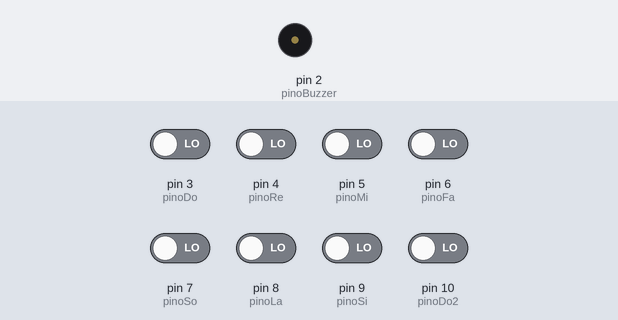
Simulated run of this sketch. Board: Arduino Uno, built with avr-gcc and run on an emulated ATmega328P. Parts: buzzer (waves = sounding). Inputs (shaded band) come from the test bench; at power-on: pin 3 (pinoDo), pin 4 (pinoRe), pin 5 (pinoMi), pin 6 (pinoFa), pin 7 (pinoSo), pin 8 (pinoLa), pin 9 (pinoSi), pin 10 (pinoDo2) LOW.

Above: at 2.2 s.
2.3 s: pin 3 (pinoDo) driven HIGH
At 3.5 s:
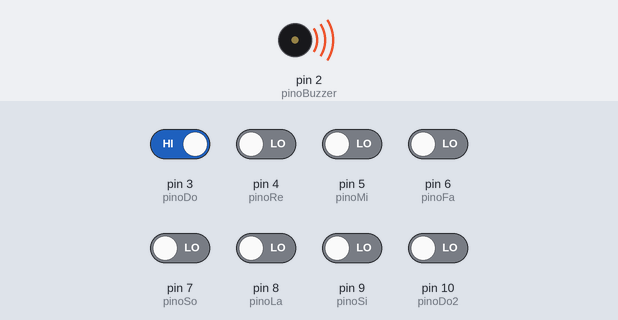
3.8 s: pin 3 (pinoDo) driven LOW
At 4.9 s:
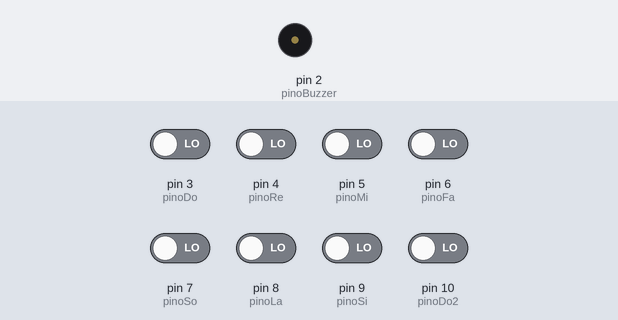
5.3 s: pin 4 (pinoRe) driven HIGH
At 6.0 s:
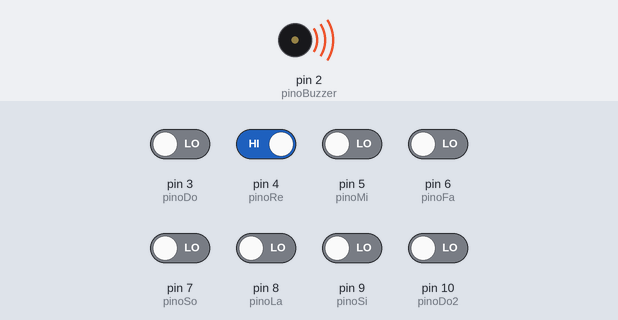
Timing chart, 0 to 8.3 s (numbered marks = the images above; inputs shaded):
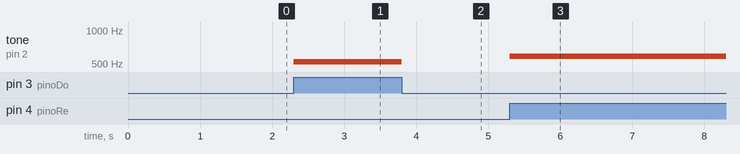

The sketch:

Piano.ino
```cpp
//Definição das constantes: pinos de entrada
#define pinoBuzzer 2

//leds
#define pinoDo 3
#define pinoRe 4
#define pinoMi 5
#define pinoFa 6
#define pinoSo 7
#define pinoLa 8
#define pinoSi 9
#define pinoDo2 10

//leds / botões
#define pinoDo 3
#define pinoRe 4
#define pinoMi 5
#define pinoFa 6
#define pinoSo 7
#define pinoLa 8
#define pinoSi 9
#define pinoDo2 10

byte doh, re, mi, fa, so, la, si, doh2 = 0;

void setup() {
  pinMode(pinoBuzzer, OUTPUT);

  pinMode(pinoDo, INPUT);
  pinMode(pinoRe, INPUT);
  pinMode(pinoMi, INPUT);
  pinMode(pinoFa, INPUT);
  pinMode(pinoSo, INPUT);
  pinMode(pinoLa, INPUT);
  pinMode(pinoSi, INPUT);
  pinMode(pinoDo2, INPUT);

  Serial.begin(9600);
  delay(1000);
}

void loop() {
  /*Leitura dos botões armazenada
   nas variáveis de controle*/
  doh = digitalRead(pinoDo);
  re = digitalRead(pinoRe);
  mi = digitalRead(pinoMi);
  fa = digitalRead(pinoFa);
  so = digitalRead(pinoSo);
  la = digitalRead(pinoLa);
  si = digitalRead(pinoSi);
  doh2 = digitalRead(pinoDo2);

  //Verificando qual nota foi acionada
  if (doh == 1) {
    //Ativa a nota dó
    tone(pinoBuzzer, 523);
  } else if (re == 1) {
    //Ativa a nota ré
    tone(pinoBuzzer, 587);
  }

  else if (mi == 1) {
    //Ativa a nota mi
    tone(pinoBuzzer, 659);
  } else if (fa == 1) {
    //Ativa a nota fa
    tone(pinoBuzzer, 698);
  }

else if(so == 1) {
  //Ativa a nota só
  tone(pinoBuzzer, 784);
}
else if (la == 1) {
  //Ativa a nota lá
  tone(pinoBuzzer, 880);
}
else if (si == 1) {
  //Ativa a nota si
  tone(pinoBuzzer, 988);
}
else if (doh2 == 1) {
  //Ativa a nota doh2
  tone(pinoBuzzer, 1109);
}
else {
  //Desliga a buzzer
  noTone(pinoBuzzer);
}

}
```

Measured:
- after the input at 2.3 s, tone on pin 2 (pinoBuzzer): silent → 523 Hz at once
- after the input at 3.8 s, tone on pin 2 (pinoBuzzer): 523 Hz → silent at once
- after the input at 5.3 s, tone on pin 2 (pinoBuzzer): silent → 587 Hz at once
